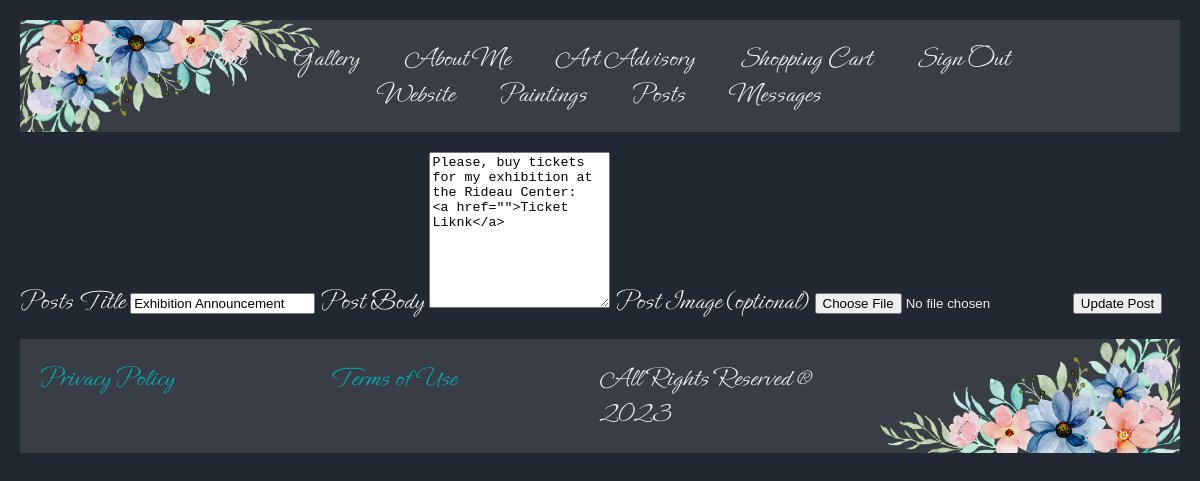
/admin/posts/update-post?post-id=2 (signed in), run on the app's committed database.
### fiona/models/posts.py (models this page shows, shortened)
class Post(db.Model):
    __tablename__ = 'posts'
    id          = Column(Integer, primary_key=True, autoincrement=True)
    title       = Column(String(256), nullable=False)
    text        = Column(Text, nullable=False)
    url         = Column(String(256), nullable=True, unique=True)
    since       = Column(DateTime, nullable=False)

### fiona/admin.py (the view, shortened to what this page needs)
@app.route('/admin/posts/update-post', methods=['GET','POST'])
def update_post():
    website = Website.query.first()
    title = website.name + ' | Update Post'
    if 'user_id' in session and 'is_admin' in session and request.method == 'GET':
        if request.args.get('post-id'):
            post_id = request.args.get('post-id')
            post = Post.query.filter_by(id=post_id).first()
            post.text = convert_html_to_text(post.text)
            return render_template('admin/update_post.html', title=title, website=website, post=post)
        else:
            flash('Invalid request.', Flash_Messages.error)
            return redirect(url_for('posts'))

### fiona/utilities.py (called while the page is built)
def convert_html_to_text(html_text):
    inner_text = re.sub(r'<p>', '', html_text, flags=re.DOTALL)
    inner_text = re.sub(r'</p>', '', inner_text, flags=re.DOTALL)
    normalized_text = re.sub(r'\n+', '\n', inner_text)
    trimmed_text = normalized_text.strip()
    return trimmed_text

### fiona/templates/admin/update_post.html
{% extends 'layouts/default.html' %}
{% block content %}
<form action="" method="POST" enctype="multipart/form-data">
    <label for="title">Posts Title</label>
    <input name="title" id="title" type="text" value="{{post.title}}">
    <label for="text">Post Body</label>
    <textarea name ="text" id="text" ols="120" rows="10">{{post.text}}</textarea>
    <label for="image">Post Image (optional)</label>
    <input name ="image" id="image" type="file">
    <input type="submit" name="submit" id="submit" value="Update Post">
</form>
{% endblock %}

### fiona/static/css/main.css (style rules this page uses)
:root { --background-color: #222831; --element-color: #393E46; --highlight-color: #00ADB5; --text-color: #EEEEEE; --default-font-size: 28px; --smaller-font-size: 26px; --default-margin: 20px 20px 0 20px; }
body { margin: 0; padding: 0; box-sizing: border-box; background-color: var(--background-color); font-family: 'primary-font'; color: var(--text-color); font-size: var(--default-font-size); }

### data on the page
Post: title "Exhibition Announcement", text "Please, buy tickets for my exhibition at the Rideau Center: <a href=\"\">Ticket Liknk</a>"
